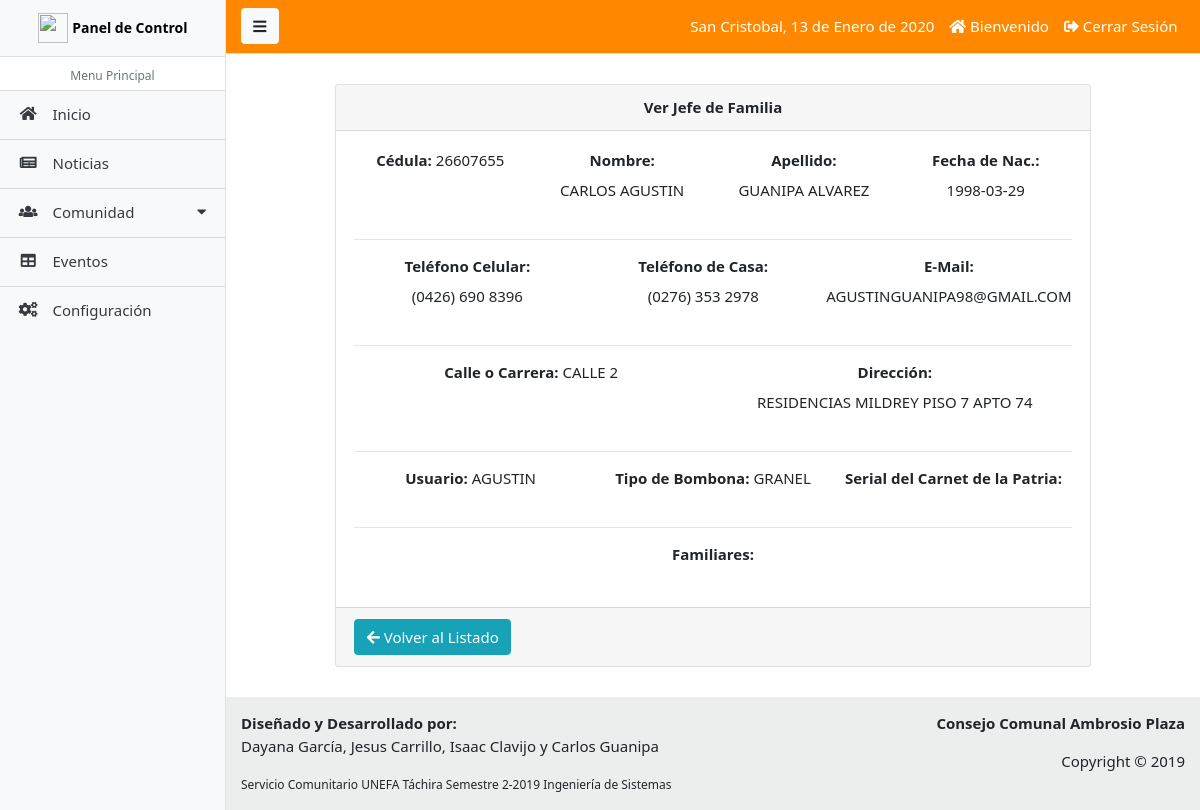
Screenshot of /paginas/jefe_ver.php?id=1 (signed in) with the database file from the repository.
### tables this page shows
CREATE TABLE `tab_jef` (
  `ident_jef` int(11) NOT NULL,
  `cedul_jef` int(11) DEFAULT NULL,
  `nombr_jef` varchar(45) DEFAULT NULL,
  `apeli_jef` varchar(45) DEFAULT NULL,
  `fecna_jef` date DEFAULT NULL,
  `telem_jef` varchar(45) DEFAULT NULL,
  `telec_jef` varchar(45) DEFAULT NULL,
  `email_jef` varchar(45) DEFAULT NULL,
  `calle_jef` varchar(45) DEFAULT NULL,
  `direc_jef` varchar(200) DEFAULT NULL,
  `tibom_jef` varchar(45) DEFAULT NULL,
  `seria_jef` varchar(45) DEFAULT NULL,
  `usuar_jef` varchar(45) DEFAULT NULL,
  `contr_jef` varchar(45) DEFAULT NULL,
  `statu_jef` char(1) DEFAULT NULL,
  `ident_tip` int(11) NOT NULL
);

### paginas/jefe_ver.php (the view, shortened to what this page needs)
<?php
  require_once('includes/admin_header.php');
?>
<?php
include 'conexion.php';
$id = $_GET['id'];
	$query_jef = mysqli_query($conexion,"SELECT u.ident_jef,u.cedul_jef,u.nombr_jef, u.apeli_jef, u.fecna_jef, u.telem_jef, u.telec_jef, u.email_jef, u.calle_jef, u.direc_jef, u.usuar_jef, u.tibom_jef, u.seria_jef, u.ident_tip, r.ident_tip, r.nombr_tip FROM tab_jef u INNER JOIN tab_tip r ON u.ident_tip = r.ident_tip WHERE ident_jef = '$id' AND statu_jef = 1");
$result_jef = mysqli_num_rows($query_jef);
if ($result_jef == 0)
{
	header('location: jefe_lista.php');
}else{
	$data_jef = mysqli_fetch_array($query_jef);
	$cedul_jef = $data_jef['cedul_jef'];
	$nombr_jef = $data_jef['nombr_jef'];
	$apeli_jef = $data_jef['apeli_jef'];
	$fecna_jef = $data_jef['fecna_jef'];
	$telem_jef = $data_jef['telem_jef'];
	$telec_jef = $data_jef['telec_jef'];
	$email_jef = $data_jef['email_jef'];
	$calle_jef = $data_jef['calle_jef'];
	$direc_jef = $data_jef['direc_jef'];
	$tibom_jef = $data_jef['tibom_jef'];
	$usuar_jef = $data_jef['usuar_jef'];
}
?>
<div class="container col-lg-10">
	<div class="card text-center">
	  <div class="card-header">
	    <b>Ver Jefe de Familia</b>
	  </div>
		<div class="card-body" class="justify-content-center mx-3 my-1">
		  <div class="form-row">
		  	 <div class="col form-group">
		      <label class="form-label" for="cedul_jef"><b>Cédula: </b></label>
		      <label><?php echo $cedul_jef; ?></label>
		    </div>
		    <div class="col form-group">
		      <label class="form-label" for="nombr_jef"><b>Nombre: </b></label>
		      <label><?php echo $nombr_jef; ?></label>
		    </div>
		    <div class="col form-group">
		      <label class="form-label" for="apeli_jef"><b>Apellido: </b></label>
		      <label><?php echo $apeli_jef; ?></label>
		    </div>
		    <div class="col form-group">
		      <label class="form-label" for="fecna_jef"><b>Fecha de Nac.: </b></label>
		      <label><?php echo $fecna_jef; ?></label>
		    </div>
		  </div>
		  <hr>
		  <div class="form-row">
		    <div class="col form-group">
		      <label class="form-label" for="telem_jef"><b>Teléfono Celular: </b></label>
		      <label><?php echo $telem_jef; ?></label>
		    </div>
		    <div class="col form-group">
		      <label class="form-label" for="telec_jef"><b>Teléfono de Casa: </b></label>
		      <label><?php echo $telec_jef; ?></label>
		    </div>
		    <div class="col form-group">
		      <label class="form-label" for="email_jef"><b>E-Mail: </b></label>
		      <label><?php echo $email_jef; ?></label>
		    </div>
		  </div>
		  <hr>
		  <div class="form-row">
		  	<div class="col form-group">
		      <label class="form-label" for="calle_jef"><b>Calle o Carrera: </b></label>
		      <label><?php echo $calle_jef; ?></label>
		    </div>
		    <div class="col form-group">
		      <label class="form-label" for="direc_jef"><b>Dirección: </b></label>
		      <label><?php echo $direc_jef; ?></label>
		    </div>
		  </div>
		  <hr>
		  <div class="form-row">
		  	<div class="col form-group">
		      <label class="form-label" for="usuar_jef"><b>Usuario: </b></label>
		      <label><?php echo $usuar_jef; ?></label>
		    </div>
		    <div class="col form-group">
		      <label class="form-label" for="tibom_jef"><b>Tipo de Bombona: </b></label>
		      <label><?php echo $tibom_jef; ?></label>
		    </div>
		    <div class="col form-group">
		      <label class="form-label" for="seria_jef"><b>Serial del Carnet de la Patria: </b></label>
		    </div>
		  </div>
		  <hr>
		  <div class="form-row">
		  	<div class="col form-group">
		      <label class="form-label" for="ident_jef"><b>Familiares: </b></label><br>
		    </div>
		  </div>
		</div>
		<div class="card-footer">
	     <a href="jefe_lista.php" class="btn btn-info float-left"><i class="fa fa-arrow-left"></i> Volver al Listado</a>
		</div>
	</div>
</div>
<?php require_once('includes/admin_footer.php');  ?>

### css/estilos_crud.css (style rules this page uses)
body { color: #566787; background: #f5f5f5; font-family: 'Varela Round', sans-serif; font-size: 13px; }

### css/foto.css (style rules this page uses)
.form-label { font-weight: bold; }

### rows the page displays
tab_jef: cedul_jef "26607655", nombr_jef "CARLOS AGUSTIN", apeli_jef "GUANIPA ALVAREZ", fecna_jef "1998-03-29", telem_jef "(0426) 690 8396", telec_jef "(0276) 353 2978", email_jef "AGUSTINGUANIPA98@GMAIL.COM", calle_jef "CALLE 2", direc_jef "RESIDENCIAS MILDREY PISO 7 APTO 74", usuar_jef "AGUSTIN", tibom_jef "GRANEL"

### other values shown
fechaC() "13 de Enero de 2020"
